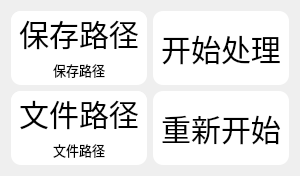
                         <widget class="QWidget" name="widget_59" native="true">
                          <property name="minimumSize">
                           <size>
                            <width>300</width>
                            <height>150</height>
                           </size>
                          </property>
                          <property name="maximumSize">
                           <size>
                            <width>16777215</width>
                            <height>9999999</height>
                           </size>
                          </property>
                          <property name="styleSheet">
                           <string notr="true">QWidget#widget_59{
	background-color:rgba(255, 235, 217,96);
	border-radius: 20px;
	font-size:20px;
}
</string>
                          </property>
                          <layout class="QVBoxLayout" name="verticalLayout_84">
                           <item>
                            <layout class="QHBoxLayout" name="horizontalLayout_88">
                             <item>
                              <widget class="QWidget" name="widget_60" native="true">
                               <property name="minimumSize">
                                <size>
                                 <width>0</width>
                                 <height>40</height>
                                </size>
                               </property>
                               <property name="maximumSize">
                                <size>
                                 <width>16777215</width>
                                 <height>9999999</height>
                                </size>
                               </property>
                               <property name="styleSheet">
                                <string notr="true">QWidget#widget_60{
	background-color:white;
	border-radius: 10px;
}
</string>
                               </property>
                               <layout class="QVBoxLayout" name="verticalLayout_85" stretch="3,1">
                                <property name="spacing">
                                 <number>0</number>
                                </property>
                                <property name="leftMargin">
                                 <number>0</number>
                                </property>
                                <property name="topMargin">
                                 <number>0</number>
                                </property>
                                <property name="rightMargin">
                                 <number>0</number>
                                </property>
                                <property name="bottomMargin">
                                 <number>0</number>
                                </property>
                                <item>
                                 <widget class="QPushButton" name="pushButton_33">
                                  <property name="sizePolicy">
                                   <sizepolicy hsizetype="Preferred" vsizetype="Preferred">
                                    <horstretch>0</horstretch>
                                    <verstretch>0</verstretch>
                                   </sizepolicy>
                                  </property>
                                  <property name="minimumSize">
                                   <size>
                                    <width>100</width>
                                    <height>20</height>
                                   </size>
                                  </property>
                                  <property name="styleSheet">
                                   <string notr="true">QPushButton#pushButton_33{
	background-color:white;
	border-radius: 10px;
	font-size:30px;
}
QPushButton#pushButton_33:pressed{
	background-color:green;
	color:white;
	border-radius: 10px;
}</string>
                                  </property>
                                  <property name="text">
                                   <string>保存路径</string>
                                  </property>
                                  <property name="checkable">
                                   <bool>true</bool>
                                  </property>
                                 </widget>
                                </item>
                                <item>
                                 <widget class="QLabel" name="label_138">
                                  <property name="minimumSize">
                                   <size>
                                    <width>0</width>
                                    <height>30</height>
                                   </size>
                                  </property>
                                  <property name="maximumSize">
                                   <size>
                                    <width>16777215</width>
                                    <height>9999</height>
                                   </size>
                                  </property>
                                  <property name="font">
                                   <font>
                                    <pointsize>10</pointsize>
                                   </font>
                                  </property>
                                  <property name="styleSheet">
                                   <string notr="true"/>
                                  </property>
                                  <property name="text">
                                   <string>保存路径</string>
                                  </property>
                                  <property name="alignment">
                                   <set>Qt::AlignCenter</set>
                                  </property>
                                 </widget>
                                </item>
                               </layout>
                              </widget>
                             </item>
                             <item>
                              <widget class="QPushButton" name="pushButton_34">
                               <property name="sizePolicy">
                                <sizepolicy hsizetype="Preferred" vsizetype="Preferred">
                                 <horstretch>0</horstretch>
                                 <verstretch>0</verstretch>
                                </sizepolicy>
                               </property>
                               <property name="minimumSize">
                                <size>
                                 <width>100</width>
                                 <height>40</height>
                                </size>
                               </property>
                               <property name="maximumSize">
                                <size>
                                 <width>16777215</width>
                                 <height>16777215</height>
                                </size>
                               </property>
                               <property name="styleSheet">
                                <string notr="true">QPushButton#pushButton_34{
	background-color:white;
	border-radius: 10px;
	font-size:30px;
}
QPushButton#pushButton_34:pressed{
	background-color:green;
	color:white;
	border-radius: 10px;
}</string>
                               </property>
                               <property name="text">
                                <string>开始处理</string>
                               </property>
                               <property name="checkable">
                                <bool>true</bool>
                               </property>
                              </widget>
                             </item>
                            </layout>
                           </item>
                           <item>
                            <layout class="QHBoxLayout" name="horizontalLayout_89">
                             <item>
                              <widget class="QWidget" name="widget_61" native="true">
                               <property name="minimumSize">
                                <size>
                                 <width>0</width>
                                 <height>40</height>
                                </size>
                               </property>
                               <property name="maximumSize">
                                <size>
                                 <width>16777215</width>
                                 <height>9999999</height>
                                </size>
                               </property>
                               <property name="styleSheet">
                                <string notr="true">QWidget#widget_61{
	background-color:white;
	border-radius: 10px;
}
</string>
                               </property>
                               <layout class="QVBoxLayout" name="verticalLayout_86" stretch="3,1">
                                <property name="spacing">
                                 <number>0</number>
                                </property>
                                <property name="leftMargin">
                                 <number>0</number>
                                </property>
                                <property name="topMargin">
                                 <number>0</number>
                                </property>
                                <property name="rightMargin">
                                 <number>0</number>
                                </property>
                                <property name="bottomMargin">
                                 <number>0</number>
                                </property>
                                <item>
                                 <widget class="QPushButton" name="pushButton_35">
                                  <property name="sizePolicy">
                                   <sizepolicy hsizetype="Preferred" vsizetype="Preferred">
                                    <horstretch>0</horstretch>
                                    <verstretch>0</verstretch>
                                   </sizepolicy>
                                  </property>
                                  <property name="minimumSize">
                                   <size>
                                    <width>100</width>
                                    <height>20</height>
                                   </size>
                                  </property>
                                  <property name="styleSheet">
                                   <string notr="true">QPushButton#pushButton_35{
	background-color:white;
border-radius: 10px;
	font-size:30px;
}
QPushButton#pushButton_35:pressed{
	background-color:green;
	color:white;
border-radius: 10px;
}</string>
                                  </property>
                                  <property name="text">
                                   <string>文件路径</string>
                                  </property>
                                  <property name="checkable">
                                   <bool>true</bool>
                                  </property>
                                 </widget>
                                </item>
                                <item>
                                 <widget class="QLabel" name="label_139">
                                  <property name="minimumSize">
                                   <size>
                                    <width>0</width>
                                    <height>30</height>
                                   </size>
                                  </property>
                                  <property name="maximumSize">
                                   <size>
                                    <width>16777215</width>
                                    <height>9999</height>
                                   </size>
                                  </property>
                                  <property name="font">
                                   <font>
                                    <pointsize>10</pointsize>
                                   </font>
                                  </property>
                                  <property name="text">
                                   <string>文件路径</string>
                                  </property>
                                  <property name="alignment">
                                   <set>Qt::AlignCenter</set>
                                  </property>
                                 </widget>
                                </item>
                               </layout>
                              </widget>
                             </item>
                             <item>
                              <widget class="QPushButton" name="pushButton_36">
                               <property name="sizePolicy">
                                <sizepolicy hsizetype="Preferred" vsizetype="Preferred">
                                 <horstretch>0</horstretch>
                                 <verstretch>0</verstretch>
                                </sizepolicy>
                               </property>
                               <property name="minimumSize">
                                <size>
                                 <width>100</width>
                                 <height>40</height>
                                </size>
                               </property>
                               <property name="maximumSize">
                                <size>
                                 <width>16777215</width>
                                 <height>16777215</height>
                                </size>
                               </property>
                               <property name="styleSheet">
                                <string notr="true">QPushButton#pushButton_36{
	background-color:white;
	border-radius: 10px;
	font-size:30px;
}
QPushButton#pushButton_36:pressed{
	background-color:green;
	color:white;
	border-radius: 10px;
}</string>
                               </property>
                               <property name="text">
                                <string>重新开始</string>
                               </property>
                               <property name="checkable">
                                <bool>true</bool>
                               </property>
                              </widget>
                             </item>
                            </layout>
                           </item>
                          </layout>
                         </widget>
